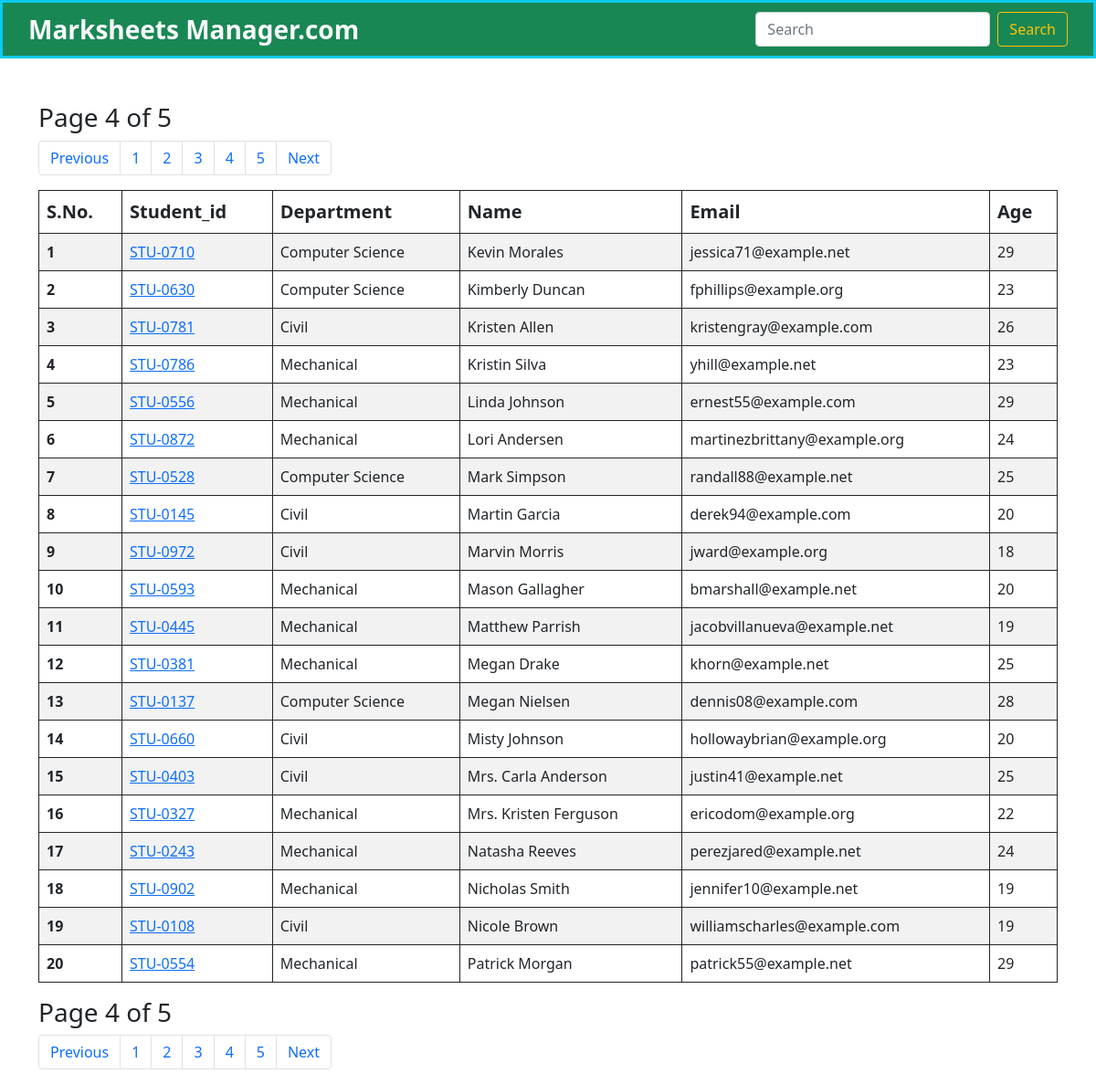
/?page=4, run on the app's committed database.
### ReportCard/models.py (models this page shows, shortened)
class Student(models.Model):
    department = models.ForeignKey(Department,related_name='depart',on_delete=models.CASCADE)
    student_id = models.OneToOneField(StudentId,related_name='studentid',on_delete=models.CASCADE)
    student_name = models.CharField(max_length=100)
    student_email = models.EmailField(unique=True)
    student_age = models.IntegerField(default=18)
    student_address = models.TextField()
    class Meta:
        ordering=['student_name']
        verbose_name = "student"

class StudentId(models.Model):
    student_id = models.CharField(max_length=100)
    def __str__(self):
        return self.student_id

class Department(models.Model):
    department = models.CharField(max_length=100)
    def __str__(self):
        return self.department
    class Meta:
        ordering=['department']

### ReportCard/views.py (the view, shortened to what this page needs)
# urls.py: path('',views.index,name='index'),
def index(request):
    queryset = Student.objects.all()
    if request.method == "GET":
        search = request.GET.get('search')
    paginator = Paginator(queryset, 20)
    page_number = request.GET.get('page')
    final_Data = paginator.get_page(page_number)
    total_page = final_Data.paginator.num_pages
    data={
        'info':final_Data,
        'lastpage':total_page,
        'pagelist':[n+1 for n in range(total_page)]
}
    return render(request,'index.html',data)

### templates/index.html (shortened to what this page needs)
<!DOCTYPE html>
<html lang="en">
  <head>
    <link href="https://cdn.jsdelivr.net/npm/bootstrap@5.0.2/dist/css/bootstrap.min.css" rel="stylesheet" />
  </head>
  <body>
    <nav class="navbar bg-body-tertiary bg-success border border-3 border-info">
      <div class="container-fluid mx-3">
        <b><a class="navbar-brand fs-3 text-light">Marksheets Manager.com</a></b>
        <form class="d-flex" role="search" method="get">
          <input class="form-control me-2" type="search" name="search" placeholder="Search" aria-label="Search" />
          <button class="btn btn-outline-warning" type="submit">Search</button>
        </form>
      </div>
    </nav>
    <div class="container mt-5">
      <h3>Page {{ info.number }} of {{ lastpage }}</h3>
      <nav aria-label="Page navigation example">
        <ul class="pagination">
          {% if info.has_previous %}
            <li class="page-item">
              <a class="page-link" href="/?page={{ info.previous_page_number }}">Previous</a>
            </li>
          {% endif %}
          {% for n in pagelist %}
            <li class="page-item"><a class="page-link" href="/?page={{ n }}">{{ n }}</a></li>
          {% endfor %}
          {% if info.has_next %}
            <li class="page-item">
              <a class="page-link" href="/?page={{ info.next_page_number }}">Next</a>
            </li>
          {% endif %}
        </ul>
      </nav>
      <table class="table table-striped table-hover table-bordered border-dark">
        <thead>
          <tr>
            <th scope="col" class="fs-5">S.No.</th>
            <th scope="col" class="fs-5">Student_id</th>
            <th scope="col" class="fs-5">Department</th>
            <th scope="col" class="fs-5">Name</th>
            <th scope="col" class="fs-5">Email</th>
            <th scope="col" class="fs-5">Age</th>
          </tr>
        </thead>
        <tbody>
          {% for data in info %}
            <tr>
              <th scope="row">{{ forloop.counter }}</th>
              <td><a href="marks/{{ data.student_id }}">{{ data.student_id }}</a></td>
              <td>{{ data.department }}</td>
              <td>{{ data.student_name }}</td>
              <td>{{ data.student_email }}</td>
              <td>{{ data.student_age }}</td>
            </tr>
          {% endfor %}
        </tbody>
      </table>
      <h3>Page {{ info.number }} of {{ lastpage }}</h3>
      <nav aria-label="Page navigation example">
        <ul class="pagination">
          {% if info.has_previous %}
            <li class="page-item">
              <a class="page-link" href="/?page={{ info.previous_page_number }}">Previous</a>
            </li>
          {% endif %}
          {% for n in pagelist %}
            <li class="page-item">
              <a class="page-link" href="/?page={{ n }}">{{ n }}</a>
            </li>
          {% endfor %}
          {% if info.has_next %}
            <li class="page-item">
              <a class="page-link" href="/?page={{ info.next_page_number }}">Next</a>
            </li>
          {% endif %}
        </ul>
      </nav>
    </div>
  </body>
</html>

### data on the page
Student: student_id "STU-0710", department "Computer Science", student_name "Kevin Morales", student_email "jessica71@example.net", student_age "29"
Student: student_id "STU-0630", department "Computer Science", student_name "Kimberly Duncan", student_email "fphillips@example.org", student_age "23"
Student: student_id "STU-0781", department "Civil", student_name "Kristen Allen", student_email "kristengray@example.com", student_age "26"
Student: student_id "STU-0786", department "Mechanical", student_name "Kristin Silva", student_email "yhill@example.net", student_age "23"
Student: student_id "STU-0556", department "Mechanical", student_name "Linda Johnson", student_email "ernest55@example.com", student_age "29"
Student: student_id "STU-0872", department "Mechanical", student_name "Lori Andersen", student_email "martinezbrittany@example.org", student_age "24"
Student: student_id "STU-0528", department "Computer Science", student_name "Mark Simpson", student_email "randall88@example.net", student_age "25"
Student: student_id "STU-0145", department "Civil", student_name "Martin Garcia", student_email "derek94@example.com", student_age "20"
Student: student_id "STU-0972", department "Civil", student_name "Marvin Morris", student_email "jward@example.org", student_age "18"
Student: student_id "STU-0593", department "Mechanical", student_name "Mason Gallagher", student_email "bmarshall@example.net", student_age "20"
Student: student_id "STU-0445", department "Mechanical", student_name "Matthew Parrish", student_email "jacobvillanueva@example.net", student_age "19"
Student: student_id "STU-0381", department "Mechanical", student_name "Megan Drake", student_email "khorn@example.net", student_age "25"
Student: student_id "STU-0137", department "Computer Science", student_name "Megan Nielsen", student_email "dennis08@example.com", student_age "28"
Student: student_id "STU-0660", department "Civil", student_name "Misty Johnson", student_email "hollowaybrian@example.org", student_age "20"
Student: student_id "STU-0403", department "Civil", student_name "Mrs. Carla Anderson", student_email "justin41@example.net", student_age "25"
Student: student_id "STU-0327", department "Mechanical", student_name "Mrs. Kristen Ferguson", student_email "ericodom@example.org", student_age "22"
Student: student_id "STU-0243", department "Mechanical", student_name "Natasha Reeves", student_email "perezjared@example.net", student_age "24"
Student: student_id "STU-0902", department "Mechanical", student_name "Nicholas Smith", student_email "jennifer10@example.net", student_age "19"
Student: student_id "STU-0108", department "Civil", student_name "Nicole Brown", student_email "williamscharles@example.com", student_age "19"
Student: student_id "STU-0554", department "Mechanical", student_name "Patrick Morgan", student_email "patrick55@example.net", student_age "29"

### other printed values
{{ info.number }} "4"
{{ lastpage }} "5"
{{ n }} "1" "2" "3" "4" "5"
